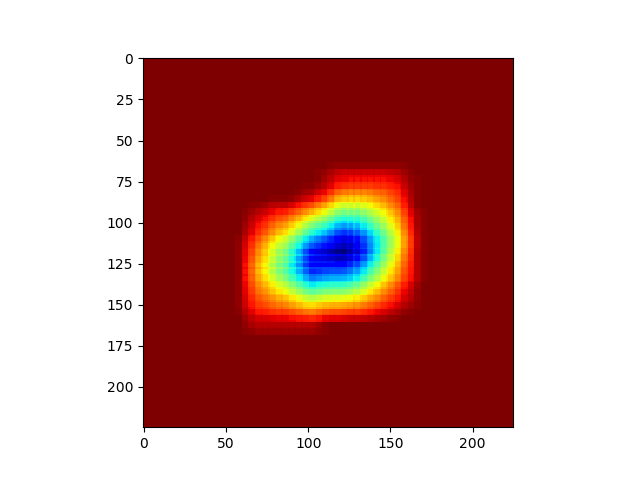
#> input picture random_crop/map1.png, 640 x 480 px; its folder holds only this picture in this run
$ python random_cropping.py   (Python 2 division)
#> lines starting #> are read from the running program, lines starting #| are printed output that depends on the picture
#18809
import os
from PIL import Image
import numpy as np

square = True

image_dir = 'data/images_top10/random_crop/'

new_image_dir = image_dir.replace("random_crop", "random_crop_new")
if not os.path.exists(new_image_dir):
    os.makedirs(new_image_dir)

count = 0
for (dirpath, dirnames, filenames) in os.walk(image_dir):
	for filename in filenames:

		img_file = os.path.join(dirpath,filename)
		new_dirpath = dirpath.replace("random_crop", "random_crop_new")

		if not os.path.exists(new_dirpath):
			os.makedirs(new_dirpath)

		new_img_file = img_file.replace("random_crop", "random_crop_new")

		'''File Modification -- Add in Random Crops'''
		if ".png" not in img_file and ".jpg" not in img_file and ".jpeg" not in img_file:
			continue

		orig_img = Image.open(img_file)
#> orig_img is the input picture: PIL image 640x480 RGBA; mean R, G, B, A 200.1, 149.8, 145.4, 255
		old_size = orig_img.size #224x224
#> old_size = (640, 480)
		if count == 0:
			print old_size
#| (640, 480)


		new_size = (old_size[0]/5, old_size[1]/5)
#> new_size = (128, 96)
		black_sq = Image.new("RGB", (new_size[0], new_size[1]))
#> black_sq: PIL image 128x96 RGB; every value is 0
		if count == 0:
			print black_sq.size
#| (128, 96)

		file_version = 0
		for xpos in np.arange(0, old_size[0] - new_size[0] + 1, 4):
			for ypos in np.arange(0, old_size[1] - new_size[1] + 1, 4):
				img_copy = Image.open(img_file)
				img_copy.paste(black_sq, (xpos, ypos))
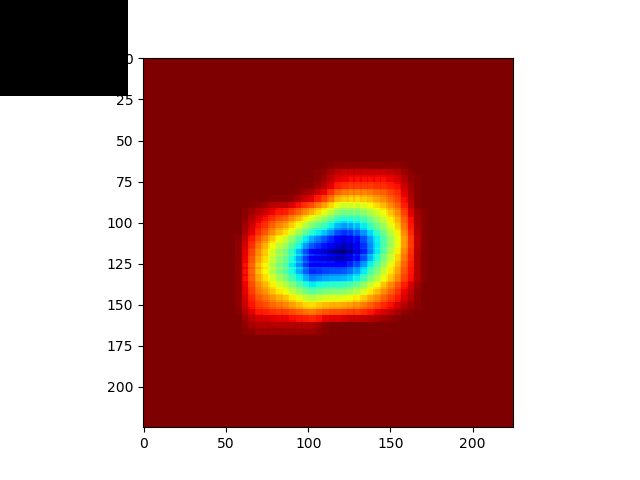
#> img_copy: PIL image 640x480 RGBA; mean R, G, B, A 189.9, 139.6, 135.2, 255
				new_ext = "_" + str(file_version) + "."
#> (the run stopped early here; a loop or call above may not have finished)
